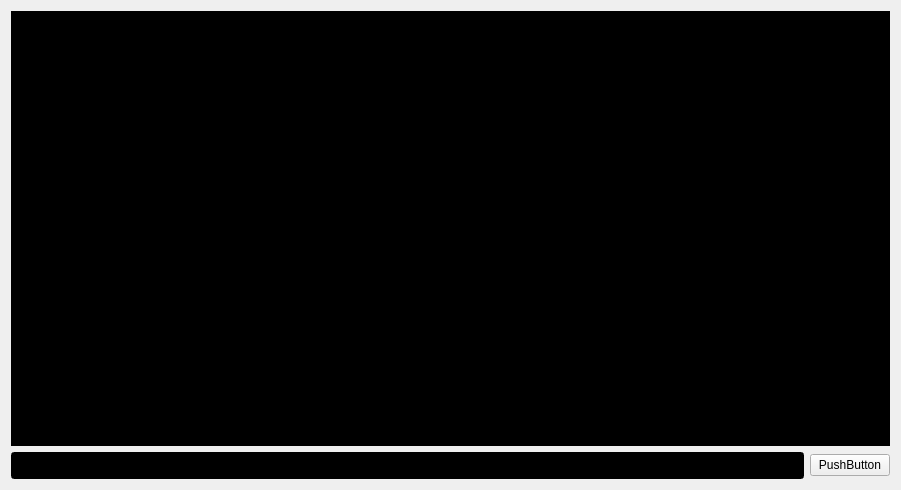
<?xml version="1.0" encoding="UTF-8"?>
<ui version="4.0">
 <class>MainServerWindow</class>
 <widget class="QMainWindow" name="MainServerWindow">
  <property name="geometry">
   <rect>
    <x>0</x>
    <y>0</y>
    <width>901</width>
    <height>490</height>
   </rect>
  </property>
  <property name="windowTitle">
   <string>MainServerWindow</string>
  </property>
  <widget class="QWidget" name="centralWidget">
   <layout class="QGridLayout" name="gridLayout">
    <item row="1" column="0">
     <widget class="QLineEdit" name="txtEditCommand">
      <property name="font">
       <font>
        <family>Consolas</family>
        <pointsize>12</pointsize>
       </font>
      </property>
      <property name="styleSheet">
       <string notr="true">background-color: rgb(0, 0, 0);
color: rgb(255, 255, 255);</string>
      </property>
     </widget>
    </item>
    <item row="1" column="1">
     <widget class="QPushButton" name="bntSendCommand">
      <property name="text">
       <string>PushButton</string>
      </property>
     </widget>
    </item>
    <item row="0" column="0" colspan="2">
     <widget class="QTextEdit" name="txtEditOutput">
      <property name="font">
       <font>
        <family>Consolas</family>
        <pointsize>12</pointsize>
        <weight>75</weight>
        <bold>true</bold>
       </font>
      </property>
      <property name="styleSheet">
       <string notr="true">background-color: rgb(0, 0, 0);
color: rgb(255, 255, 255);</string>
      </property>
      <property name="readOnly">
       <bool>true</bool>
      </property>
      <property name="html">
       <string>&lt;!DOCTYPE HTML PUBLIC &quot;-//W3C//DTD HTML 4.0//EN&quot; &quot;http://www.w3.org/TR/REC-html40/strict.dtd&quot;&gt;
&lt;html&gt;&lt;head&gt;&lt;meta name=&quot;qrichtext&quot; content=&quot;1&quot; /&gt;&lt;style type=&quot;text/css&quot;&gt;
p, li { white-space: pre-wrap; }
&lt;/style&gt;&lt;/head&gt;&lt;body style=&quot; font-family:'Consolas'; font-size:12pt; font-weight:600; font-style:normal;&quot;&gt;
&lt;p style=&quot;-qt-paragraph-type:empty; margin-top:0px; margin-bottom:0px; margin-left:0px; margin-right:0px; -qt-block-indent:0; text-indent:0px;&quot;&gt;&lt;br /&gt;&lt;/p&gt;&lt;/body&gt;&lt;/html&gt;</string>
      </property>
     </widget>
    </item>
   </layout>
  </widget>
 </widget>
 <layoutdefault spacing="6" margin="11"/>
 <resources/>
 <connections/>
</ui>
